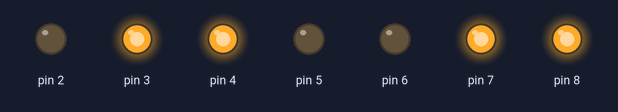
A sketch run on a simulated Arduino Uno, built with avr-gcc and run on an emulated ATmega328P. On the bench: output pins drawn as LEDs (lit = HIGH).

Above: at 0.5 s.
At 1.5 s:
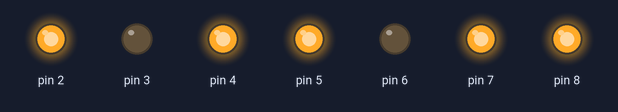
Timing chart, 0 to 3.0 s (numbered marks = the images above):
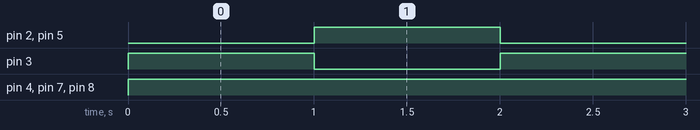

Measured:
- by itself, pin 2, pin 3, pin 5: alternates HIGH for 1.0 s and LOW for 1.0 s
- by itself, pin 4, pin 7, pin 8: LOW → HIGH at 0.00 s

The sketch:

EX2.6.ino
```cpp
void setup() {
  // put your setup code here, to run once:
  for (char i = 2; i<9; i++ )
  {
    pinMode(i, OUTPUT);
  }
}

void loop() {
  // put your main code here, to run repeatedly:
  //Use CC 7 segment
  int number_45[2][7] = {{0,1,1,0,0,1,1}, //row0
                         {1,0,1,1,0,1,1} }; // a,b,c,d,e,f,g
  for (char row=0; row<2; row++)
  {
    for (char pin=2; pin<9; pin++)
    {
    digitalWrite(pin, number_45[row][pin-2]);
    }
    delay(1000);
  }
}
```
